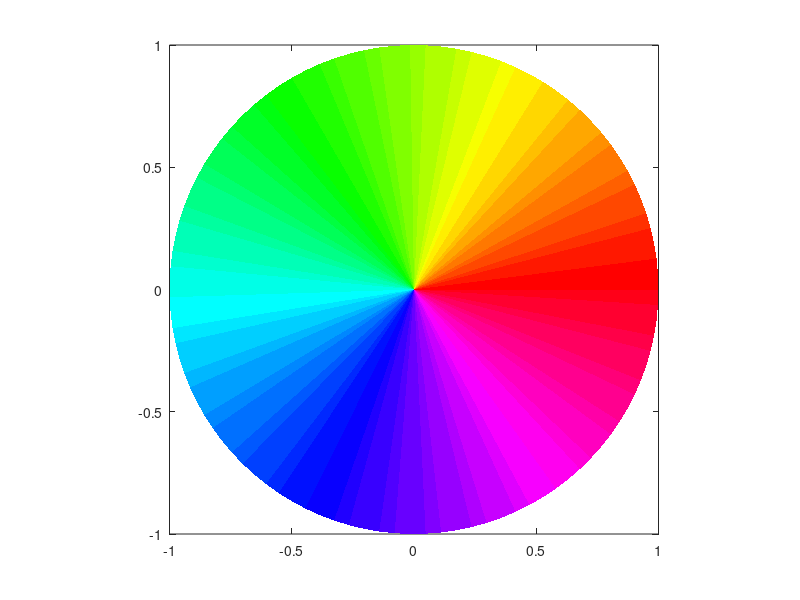

The MATLAB script that drew this image:
function [] = DrawHueCircle(radius)
%DrawHueCircle  draws the hue circle.
%
% inputs
%   radius  the radius of the circle, default is 1.
%

if nargin < 1
  radius = 1;
end

radii = linspace(0, radius, 10);
theta = linspace(0, 2 * pi, 100);
[rag, thg] = meshgrid(radii, theta);
[x, y] = pol2cart(thg, rag);
pcolor(x, y, thg);
colormap('hsv');

shading('flat');
axis('equal');

xlim([-radius, radius]);
ylim([-radius, radius]);

end
